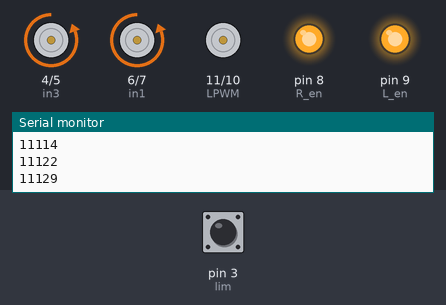
Bench run of a sketch on a simulated Arduino Uno, built with avr-gcc and run on an emulated ATmega328P. Shown: motor-driver pin pairs drawn as motors (green arrow = first pin HIGH = forward, orange = second pin HIGH = backward, longer = more drive), output pins drawn as LEDs (lit = HIGH), the last lines printed to the serial monitor. The inputs (shaded band) are chosen by the test bench; at power-on: pin 3 (lim) HIGH.

Above: at 1.2 s.
1.3 s: pin 3 (lim) pulled LOW for 0.15 s
At 1.37 s:
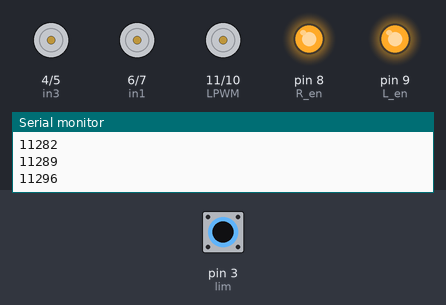
2.9 s: pin 3 (lim) pulled LOW for 3.2 s
At 10.5 s:
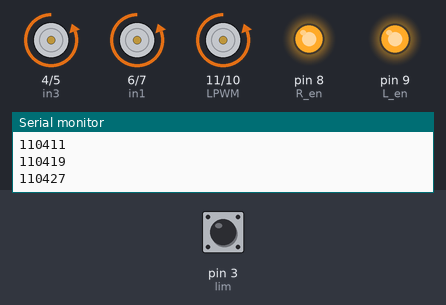
Timing chart, 0 to 12.0 s (numbered marks = the images above; inputs shaded):
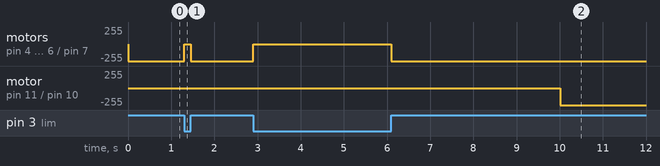

The sketch:

fullscale_doors.ino
```cpp
// Dual H-bridge pins
#define in1 6 //in1 and 2 are for motor A
#define in2 7
#define in3 4 //in3 and 4 are for motor B
#define in4 5

// H-bridge pins
int R_en=8;
int L_en=9;
int RPWM=10;
int LPWM=11;

// Input signal
#define lim 3
int limval=0;

// for timing
unsigned long time_since_pressed=0;
//unsigned long previous_time = 0;

void setup() {
  pinMode(in1, OUTPUT); // Dual H-bridge
  pinMode(in2, OUTPUT);
  pinMode(in3, OUTPUT);
  pinMode(in4, OUTPUT);
  pinMode(lim, INPUT_PULLUP); //signal

  pinMode(R_en, OUTPUT); //H-brdige
  pinMode(L_en, OUTPUT);
  pinMode(RPWM, OUTPUT);
  pinMode(LPWM, OUTPUT);
  digitalWrite(R_en, HIGH);
  digitalWrite(L_en, HIGH);
  Serial.begin(9600);
}
void loop() {
  limval=digitalRead(lim);
  Serial.print(limval);
  if (limval==0)        // All motors stopped
  {
      digitalWrite(in1, LOW);
      digitalWrite(in2, LOW);
      digitalWrite(in3, LOW);
      digitalWrite(in4, LOW);
      digitalWrite(RPWM, LOW);
      digitalWrite(LPWM, LOW);
  }
  if (limval==1)        //
  {
      digitalWrite(in1, LOW);
      digitalWrite(in2, HIGH);
      digitalWrite(in3, LOW);
      digitalWrite(in4, HIGH);

      time_since_pressed=millis();

      Serial.println(time_since_pressed);
            //digitalWrite(RPWM, HIGH);
            //digitalWrite(LPWM, LOW);

           if (time_since_pressed >10000){
            //previous_time += time_since_pressed;
            digitalWrite(RPWM, HIGH);
            digitalWrite(LPWM, LOW);
             }
          else{
            digitalWrite(RPWM, LOW);
            digitalWrite(LPWM, LOW);
            }
   }

}
```

Measured:
- after the input at 1.3 s, motor on pin 4 (in3) / pin 5 (in4), motor on pin 6 (in1) / pin 7 (in2): backward 255/255 → stopped at once, → backward 255/255 0.15 s later
- after the input at 2.9 s, motor on pin 4 (in3) / pin 5 (in4), motor on pin 6 (in1) / pin 7 (in2): backward 255/255 → stopped at once, → backward 255/255 3.2 s later
